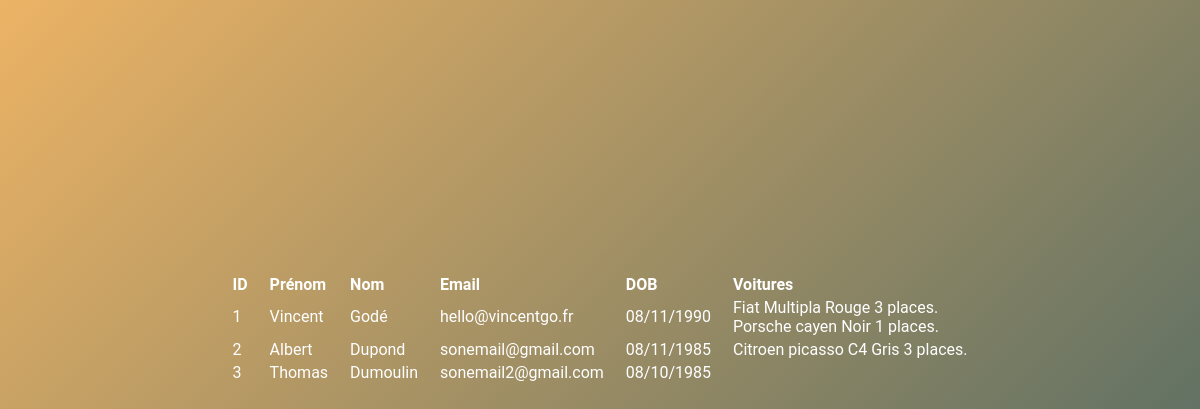
Page /users_read.php on the earlier database version.
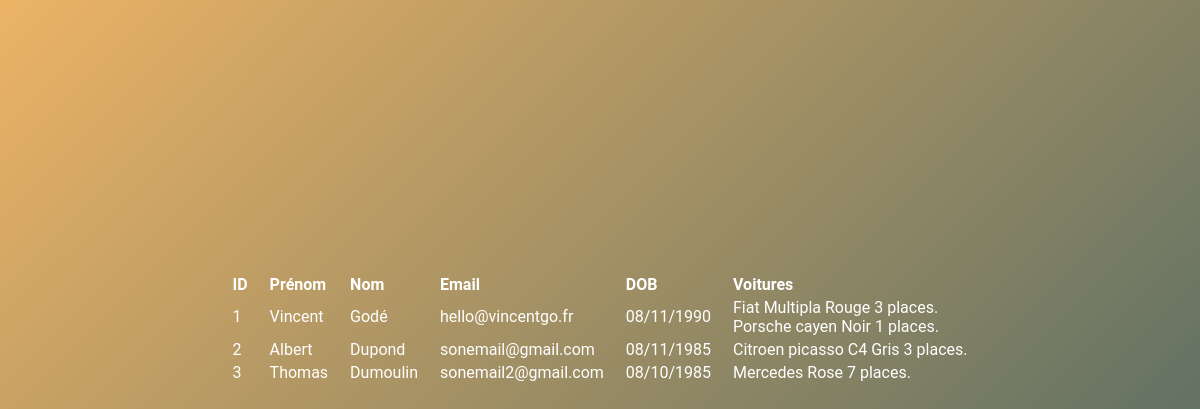
Same page on the later database version.
### tables this page shows
CREATE TABLE `users` (
  `id` int AUTO_INCREMENT NOT NULL,
  `firstname` varchar(255) NOT NULL,
  `lastname` varchar(255) NOT NULL,
  `email` varchar(255) NOT NULL,
  `birthday` datetime NOT NULL,
  PRIMARY KEY (`id`)
);

CREATE TABLE `cars` (
  `id` int AUTO_INCREMENT NOT NULL,
  `carmodel` varchar(255) NOT NULL,
  `color` varchar(255) NOT NULL,
  `capacity` varchar(255) NOT NULL,
  PRIMARY KEY (`id`)
);

### class/Services/DataBaseService.php (called while the page is built, shortened)
<?php
class DataBaseService
{
    private $connection;
    public function __construct()
    {
        try {
            $this->connection = new PDO(
                'mysql:host=' . self::HOST . ';port=' . self::PORT . ';dbname=' . self::DATABASE_NAME,
                self::MYSQL_USER,
                self::MYSQL_PASSWORD
            );
            $this->connection->exec("SET CHARACTER SET utf8");
        } catch (Exception $e) {
            echo 'Erreur : ' . $e->getMessage();
        }
    }
    public function getUsers(): array
    {
        $users = [];
        $sql = 'SELECT * FROM users';
        $query = $this->connection->query($sql);
        $results = $query->fetchAll(PDO::FETCH_ASSOC);
        if (!empty($results)) {
            $users = $results;
        }
        return $users;
    }
    public function getUserCars(string $userId): array
    {
        $userCars = [];
        $data = [
            'userId' => $userId,
        ];
        $sql = '
            SELECT c.*
            FROM cars as c
            LEFT JOIN users_cars as uc ON uc.car_id = c.id
            WHERE uc.user_id = :userId';
        $query = $this->connection->prepare($sql);
        $query->execute($data);
        $results = $query->fetchAll(PDO::FETCH_ASSOC);
        if (!empty($results)) {
            $userCars = $results;
        }
        return $userCars;
    }
}

### class/Services/UsersService.php (called while the page is built, shortened)
<?php
class UsersService
{
    public function getUsers(): array
    {
        $users = [];
        $dataBaseService = new DataBaseService();
        $usersDTO = $dataBaseService->getUsers();
        if (!empty($usersDTO)) {
            foreach ($usersDTO as $userDTO) {
                $user = new User();
                $user->setId($userDTO['id']);
                $user->setFirstname($userDTO['firstname']);
                $user->setLastname($userDTO['lastname']);
                $user->setEmail($userDTO['email']);
                $date = new DateTime($userDTO['birthday']);
                if ($date !== false) {
                    $user->setBirthday($date);
                }
                $cars = $this->getUserCars($userDTO['id']);
                $user->setCars($cars);
                $users[] = $user;
            }
        }
        return $users;
    }
    public function getUserCars(string $userId): array
    {
        $userCars = [];
        $dataBaseService = new DataBaseService();
        $usersCarsDTO = $dataBaseService->getUserCars($userId);
        if (!empty($usersCarsDTO)) {
            foreach ($usersCarsDTO as $userCarDTO) {
                $car = new Car();
                $car->setId($userCarDTO['id']);
                $car->setCarModel($userCarDTO['carmodel']);
                $car->setColor($userCarDTO['color']);
                $car->setCapacity($userCarDTO['capacity']);
                $userCars[] = $car;
            }
        }
        return $userCars;
    }
}

### class/Entities/User.php (called while the page is built, shortened)
<?php
class User
{
    private $id;
    private $firstname;
    private $lastname;
    private $email;
    private $birthday;
    private $cars;
    public function getId(): string
    {
        return $this->id;
    }
    public function setId(string $id): void
    {
        $this->id = $id;
    }
    public function getFirstname(): string
    {
        return $this->firstname;
    }
    public function setFirstname(string $firstname): void
    {
        $this->firstname = $firstname;
    }
    public function getLastname(): string
    {
        return $this->lastname;
    }
    public function setLastname(string $lastname): void
    {
        $this->lastname = $lastname;
    }
    public function getEmail(): string
    {
        return $this->email;
    }
    public function setEmail($email): void
    {
        $this->email = $email;
    }
    public function getBirthday(): DateTime
    {
        return $this->birthday;
    }
    public function setBirthday(DateTime $birthday): void
    {
        $this->birthday = $birthday;
    }
    public function getCars(): ?array
    {
        return $this->cars;
    }
    public function setCars(array $cars)
    {
        $this->cars = $cars;
        return $this;
    }
}

### class/Entities/Car.php (called while the page is built, shortened)
<?php
class Car
{
    private $carModel;
    private $color;
    private $capacity;
    public function getCarModel(): string
    {
        return $this->carModel;
    }
    public function setCarModel(string $carModel): void
    {
        $this->carModel = $carModel;
    }
    public function getColor(): string
    {
        return $this->color;
    }
    public function setColor(string $color): void
    {
        $this->color = $color;
    }
    public function getCapacity(): int
    {
        return $this->capacity;
    }
    public function setCapacity(int $capacity): void
    {
        $this->capacity = $capacity;
    }
}

### class/Controllers/UsersController.php (the view, shortened to what this page needs)
<?php
class UsersController
{
    public function getUsers(): string
    {
        $html = '
                 <table>
                    <thead>
                        <tr>
                            <th>ID</th>
                            <th>Prénom</th>
                            <th>Nom</th>
                            <th>Email</th>
                            <th>DOB</th>
                            <th>Voitures</th>
                        </tr>
                    </thead>
                 <tbody>';
        $usersService = new UsersService();
        $users = $usersService->getUsers();
        foreach ($users as $user) {
            $carsHtml = '';
            if (!empty($user->getCars())) {
                foreach ($user->getCars() as $car) {
                    $carsHtml .= $car->getCarModel() . ' ' . $car->getColor() . ' ' . $car->getCapacity() . ' places.<br/>';
                }
            }
            $html .=
                '<tr>'.
                    '<td>' . $user->getId() . '</td>' .
                    '<td>' . $user->getFirstname() . '</td>' .
                    '<td>' . $user->getLastname() . '</td>' .
                    '<td>' . $user->getEmail() . '</td>' .
                    '<td>' . $user->getBirthday()->format('d/m/Y') . '</td>'.
                    '<td>' . $carsHtml. '</td>'.
                '</tr>';
        }
        $html .= '</tbody>';
        $html .= '</table>';
        return $html;
    }
}

### users_read.php (shortened to what this page needs)
<?php
$controller = new UsersController();
echo '<main>';
echo $controller->getUsers();
echo '</main>';
?>
<link rel="stylesheet" href="css/form.css" type="text/css" />

### css/form.css (style rules this page uses)
main { display: grid; place-items: center; font-size: 1.2rem; height: 80%; }
td, th { padding-inline: 10px; text-align: left; }

Differences in the rows shown:
added cars: carmodel "Mercedes", color "Rose", capacity "7"
